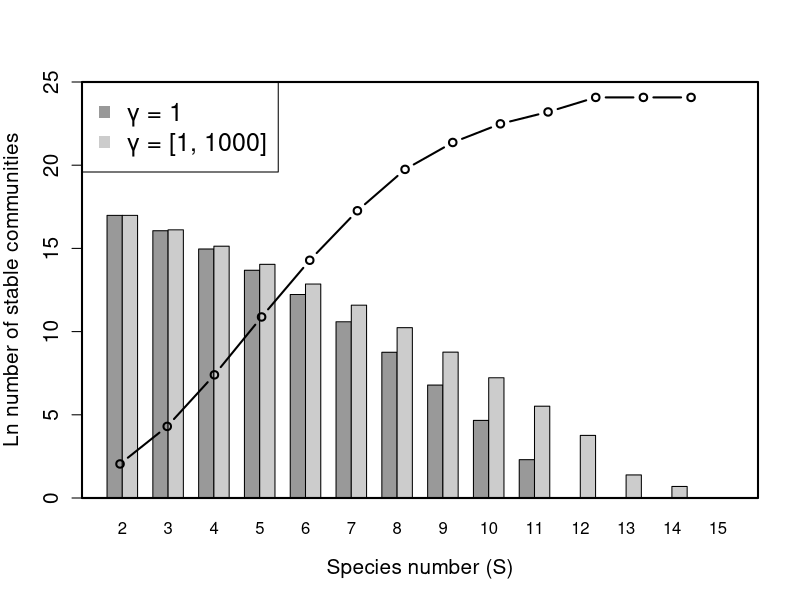
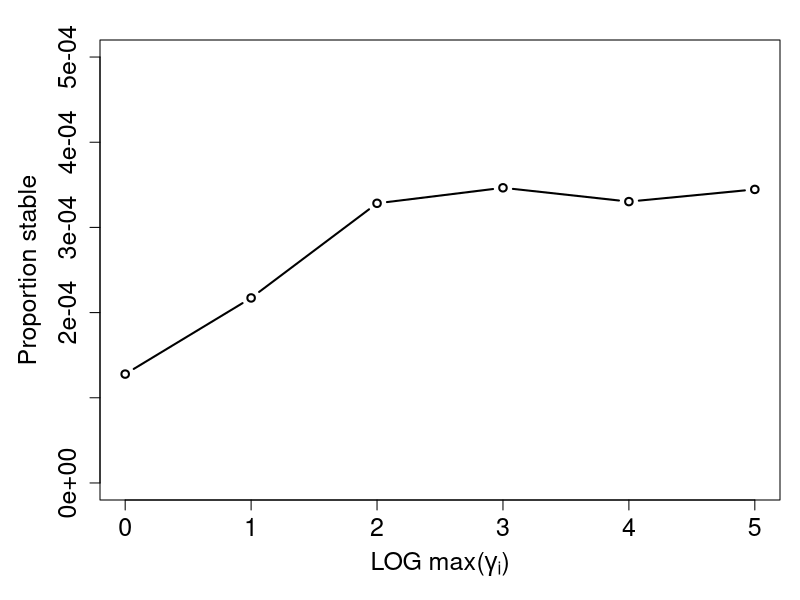
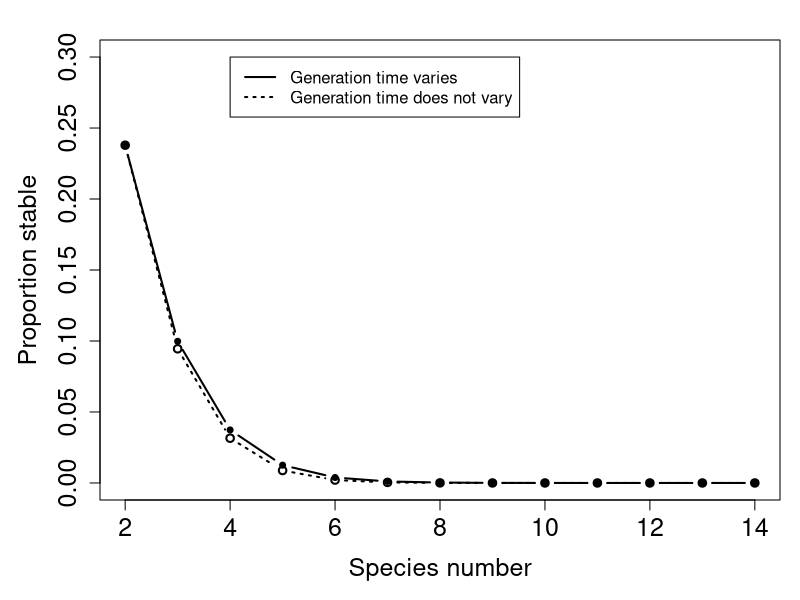
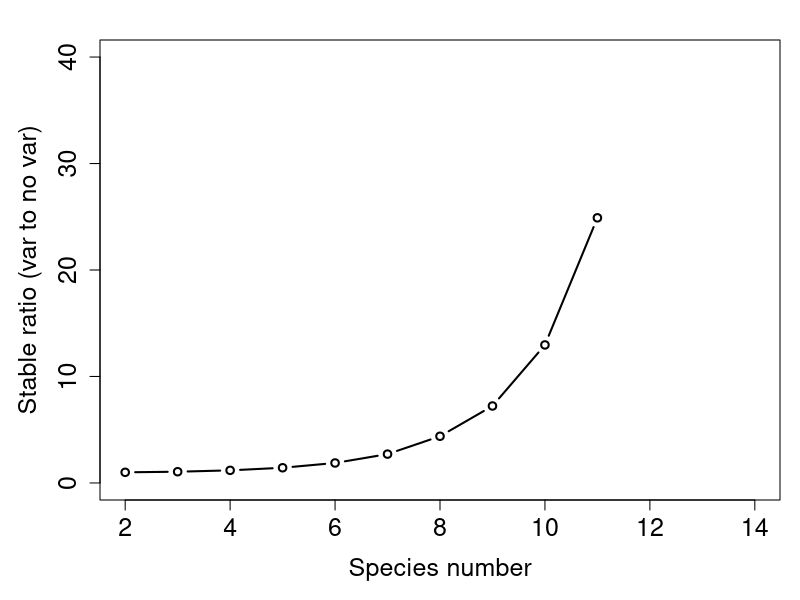
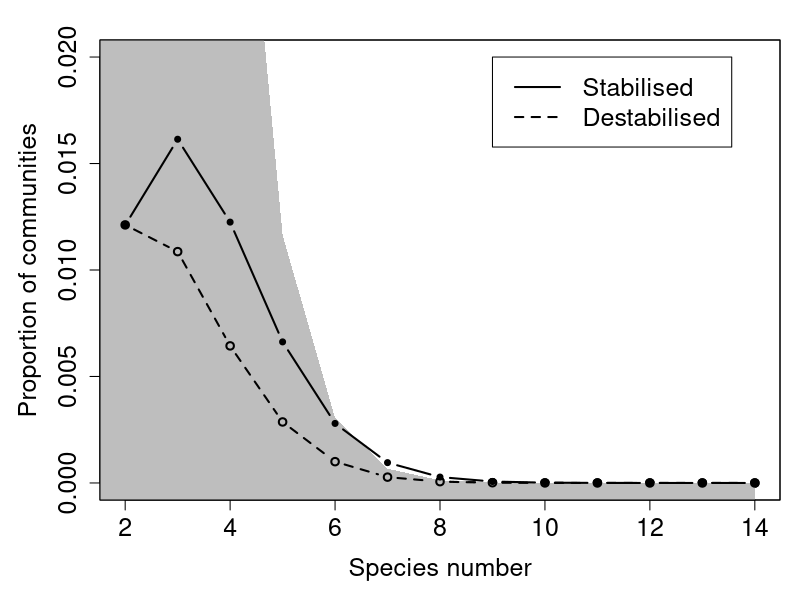
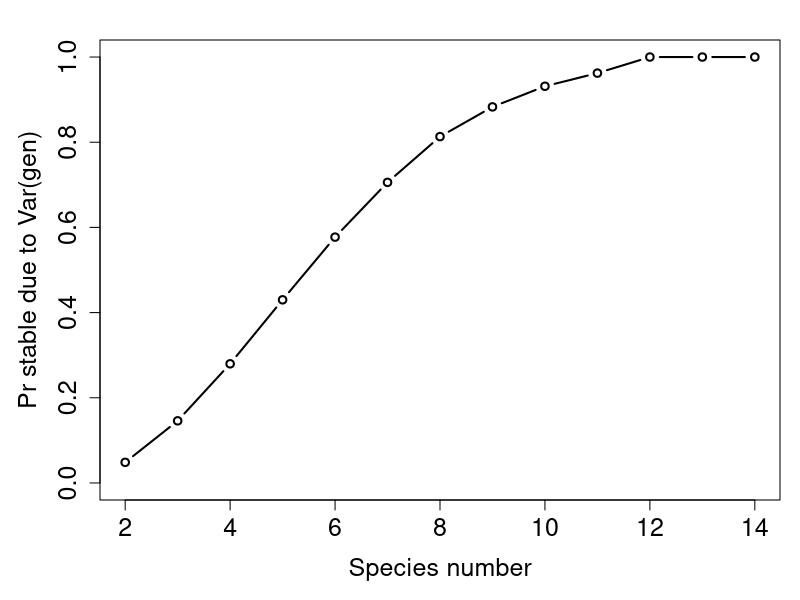
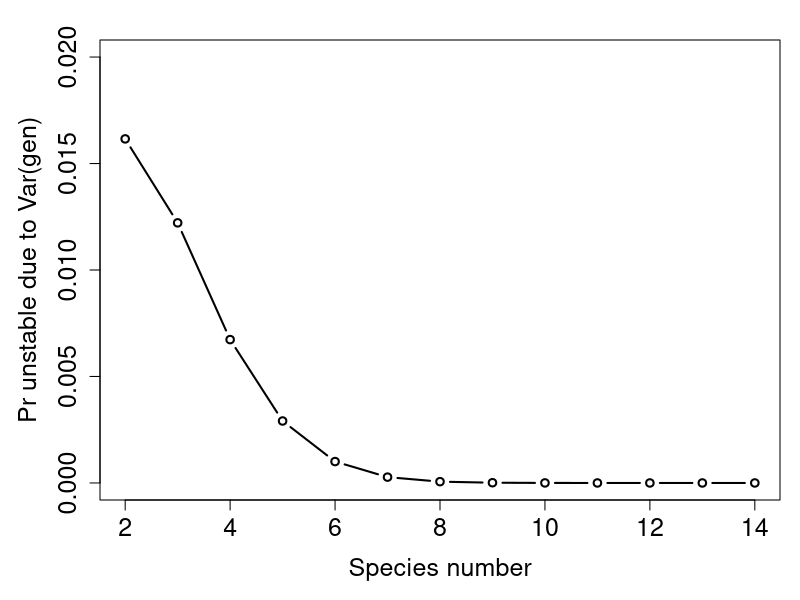
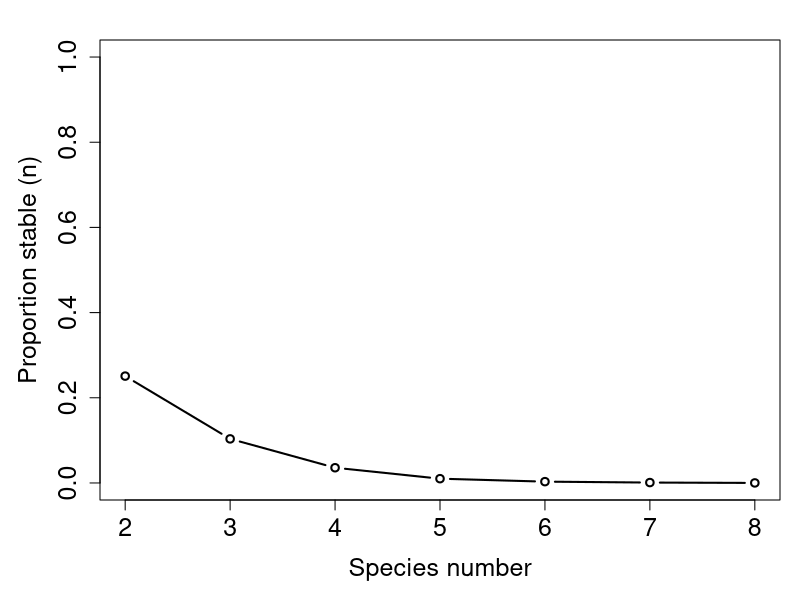

The R source for these figures, in order:
## ---- chunk 1
library(knitr);
dat  <- read.table(file = "mat_dat.csv", header = TRUE, sep = ",");
dat  <- cbind(dat, (dat[,3] - dat[,5]) + dat[,4]);
rownames(dat) <- NULL;
colnames(dat) <- c("Species (S)", "Unstable", "Stable", "Stabilised", 
                   "Destabilised", "Stable ($\\ Var(\u03b3)$ )")
## ---- chunk 2
bar_dat                      <- t(cbind(dat[,3], dat[,6]));
log_bar_dat                  <- log(bar_dat);
log_bar_dat[log_bar_dat < 0] <- 0;
barplot(log_bar_dat, beside = TRUE, col = c("grey60", "grey80"),
        names.arg = dat[,1], ylim = c(0, 25), xlab = "Species number (S)",
        ylab = "Ln number of stable communities", cex.lab = 1.25, 
        cex.axis = 1.25, xlim = c(1, 42));
legend("topleft", c("\u03b3 = 1", "\u03b3 = [1, 1000]"), pch=15, 
       col=c("grey60","grey80"), cex = 1.5);
box(lwd = 2);
par(new = TRUE);
y1     <- dat[,4] / (dat[,3] + dat[,4]);
x1     <- 2:15;
x1_adj <- c(0.27, 0.25, 0.23, 0.21, 0.21, 0.20, 0.19, 0.18, 0.17, 0.16, 0.15,
            0.14, 0.13, 0.12);
plot(x = x1 + x1_adj, y = y1, xaxt = "n", yaxt = "n", lwd = 2, ylim = c(0, 1),
     xlab = "", ylab = "", type = "b", xlim = c(2, 15));

#plot(x = gen_var[,1], y = y1, type = "b", lwd = 2, ylim = c(0, 1),
#     ylab = "Pr. stable due to Var(\u03b3)",
#     cex.axis = 1.5, cex.lab = 1.5, lty = "solid");
## ---- chunk 3
mag_var <- read.table(file = "var_gen_mag.csv", header = TRUE, sep = ",");
stabi_3 <- mag_var[,3] / 10000000;
par(mar = c(5, 5, 2, 1));
plot(x = log10(mag_var[,1]), y = stabi_3, type = "b", lwd = 2, ylim = c(0, 0.0005),
     xlab = expression(paste("LOG max(",gamma[i],")")), ylab = "Proportion stable",
     cex.axis = 1.5, cex.lab = 1.5, lty = "solid");
## ---- chunk 4
gen_var  <- read.table(file = "full_data.csv", header = TRUE, sep = ",");
gen_var  <- gen_var[1:13,];
tot_sim  <- sum(gen_var[1,2:5]);
before_v <- gen_var[,3] / tot_sim;
after_v  <- ((gen_var[,3] - gen_var[,4]) + gen_var[,5]) / tot_sim;
par(mar = c(5, 5, 2, 1));
plot(x = gen_var[,1], y = before_v, type = "b", lwd = 2, ylim = c(0, 0.3),
     xlab = "Species number", ylab = "Proportion stable",
     cex.axis = 1.5, cex.lab = 1.5, lty = "dotted");
points(x = gen_var[,1], y = after_v, type = "b", lwd = 2, ylim = c(0, 0.3),
       lty = "solid", pch = 20);
legend(x = 4, y = 0.3, lwd = 2,
       legend = c("Generation time varies", "Generation time does not vary"),
       lty = c("solid", "dotted"));
## ---- chunk 5
par(mar = c(5, 5, 2, 1));
plot(x = gen_var[,1], y = after_v / before_v, type = "b", lwd = 2, ylim = c(0, 40),
     xlab = "Species number", ylab = "Stable ratio (var to no var)",
     cex.axis = 1.5, cex.lab = 1.5, lty = "solid");
## ---- chunk 6
unstable    <- gen_var[,2] / tot_sim;
stable      <- gen_var[,3] / tot_sim;
destablised <- gen_var[,4] / tot_sim;
stabilised  <- gen_var[,5] / tot_sim;
par(mar = c(5, 5, 2, 1));
plot(x = gen_var[,1], y = destablised, type = "b", lwd = 2, ylim = c(0, 0.02),
     xlab = "Species number", ylab = "Proportion of communities",
     cex.axis = 1.5, cex.lab = 1.5, lty = "dashed");
polygon(x = c(gen_var[,1], rev(gen_var[,1]), -4), 
        y = c(stable + destablised, rep(-1, dim(gen_var)[1] + 1)), 
        col = "grey", border = NA);
box();
points(x = gen_var[,1], y = destablised, type = "b", lwd = 2, lty = "dashed");
points(x = gen_var[,1], y = stabilised, type = "b", lwd = 2, ylim = c(0, 0.02),
       lty = "solid", pch = 20);
legend(x = 9, y = 0.02, lwd = 2, cex = 1.5,
       legend = c("Stabilised", "Destabilised"),
       lty = c("solid", "dashed"));
## ---- chunk 7
par(mar = c(5, 5, 2, 1));
y1 <- stabilised / (stable + stabilised);
plot(x = gen_var[,1], y = y1, type = "b", lwd = 2, ylim = c(0, 1),
     xlab = "Species number", ylab = "Pr stable due to Var(gen)",
     cex.axis = 1.5, cex.lab = 1.5, lty = "solid");
print(stabilised);
print(stable);
print(y1);
## ---- chunk 8
par(mar = c(5, 5, 2, 1));
y1 <- destablised / (unstable + destablised);
plot(x = gen_var[,1], y = y1, type = "b", lwd = 2, ylim = c(0, 0.02),
     xlab = "Species number", ylab = "Pr unstable due to Var(gen)",
     cex.axis = 1.5, cex.lab = 1.5, lty = "solid");
## ---- chunk 9
random_comm <- function(dm = 2, iter = 10000){
    stabilised_fastevo <- NULL;
    unstabled_fastevo  <- NULL;
    nn           <- dm * dm;
    tot_stabled  <- 0;
    tot_ustabled <- 0;
    tot_eco_stab <- 0;
    stabilised_fastevo <- NULL;
    unstabled_fastevo  <- NULL;
    while(iter > 0){
        stabilised   <- 0;
        unstabilised <- 0;
        Adat <- runif(n = nn, min = -4, max = 4);
        Bdat <- runif(n = nn, min = -4, max = 4);
        Cdat <- runif(n = nn, min = -4, max = 4);
        A    <- matrix(data = Adat, nrow = dm, ncol = dm);
        B    <- matrix(data = Bdat, nrow = dm, ncol = dm);
        C    <- matrix(data = Cdat, nrow = dm, ncol = dm);
        egD  <- 1;
        while(egD >= 0){
             Ddat <- runif(n = nn, min = -4, max = 4);
             D    <- matrix(data = Ddat, nrow = dm, ncol = dm);
             egD  <- max(Re(eigen(D)$values))
        }
        eco_stable       <- max(Re(eigen(A)$values)) < 0;
        slow_evo_maxE    <- max(Re(eigen(A + B %*% solve(D) %*% (-C))$values));
        stable_fast_evo  <- slow_evo_maxE < 0;
        if(eco_stable == FALSE & stable_fast_evo == TRUE){
            list_ele <- length(stabilised_fastevo$A) + 1;
            stabilised_fastevo$A[[list_ele]] <- A;
            stabilised_fastevo$B[[list_ele]] <- B;
            stabilised_fastevo$C[[list_ele]] <- C;
            stabilised_fastevo$D[[list_ele]] <- D;
            stabilised   <- 1;
        }
        if(eco_stable == TRUE & stable_fast_evo == FALSE){
            list_ele <- length(unstabled_fastevo$A) + 1;
            unstabled_fastevo$A[[list_ele]] <- A;
            unstabled_fastevo$B[[list_ele]] <- B;
            unstabled_fastevo$C[[list_ele]] <- C;
            unstabled_fastevo$D[[list_ele]] <- D;
            unstabilised   <- 1;
        }
        if(stabilised == 1){
            tot_stabled <- tot_stabled + 1;
        }
        if(unstabilised == 1){
            tot_ustabled <- tot_ustabled + 1;
        }
        if(eco_stable == TRUE){
            tot_eco_stab <- tot_eco_stab + 1;
        }
        iter <- iter - 1;
    }
    results <- list(ecologically_stable = tot_eco_stab, 
                    stabilised = tot_stabled, destabilised = tot_ustabled,
                    stabilised_all   = stabilised_fastevo, 
                    destabilised_all = unstabled_fastevo);
    return(results);
}
## ---- chunk 10
dat       <- read.table(file = "rand_sims.txt", header = TRUE);
species   <- dat[,1];
pr_stable <- dat[,2] / (dat[,2] + dat[,4]);
par(mar = c(5, 5, 2, 1));
plot(x = species, y = pr_stable, type = "b", lwd = 2, ylim = c(0, 1),
     xlab = "Species number", ylab = "Proportion stable (n)",
     cex.axis = 1.5, cex.lab = 1.5);
## ---- chunk 11
pr_destabilised <- dat[,3] / dat[,2];
par(mar = c(5, 5, 2, 1));
plot(x = species, y = pr_destabilised, type = "b", lwd = 2, ylim = c(0, 1),
     xlab = "Species number", ylab = "Proportion destabilised",
     cex.axis = 1.5, cex.lab = 1.5);
## ---- chunk 12
pr_stabilised <- dat[,5] / dat[,4];
par(mar = c(5, 5, 2, 1));
plot(x = species, y = pr_stabilised, type = "b", lwd = 2, ylim = c(0, 1),
     xlab = "Species number", ylab = "Proportion stabilised",
     cex.axis = 1.5, cex.lab = 1.5);
